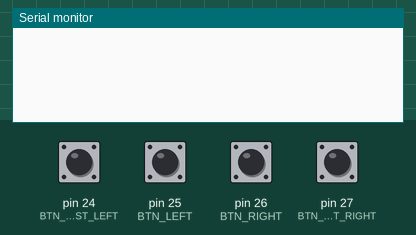
Recording of a sketch running on a simulated Arduino Mega 2560, built with avr-gcc and run on an emulated ATmega2560. Parts: the last lines printed to the serial monitor. The test bench sets the inputs (shaded band); at power-on: pin 24 (BTN_MOST_LEFT), pin 25 (BTN_LEFT), pin 26 (BTN_RIGHT), pin 27 (BTN_MOST_RIGHT) HIGH.

Above: at 1.2 s.
1.3 s: pin 24 (BTN_MOST_LEFT) pulled LOW for 0.15 s
At 2.1 s:
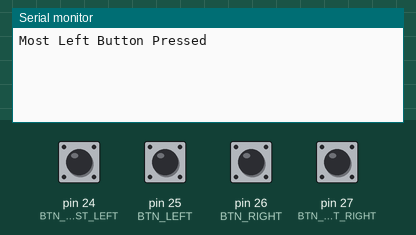
2.9 s: pin 25 (BTN_LEFT) pulled LOW for 0.15 s
At 3.3 s:
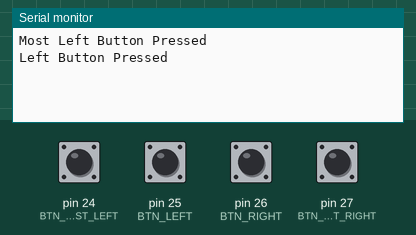
4.5 s: pin 26 (BTN_RIGHT) pulled LOW for 0.15 s
At 5.7 s:
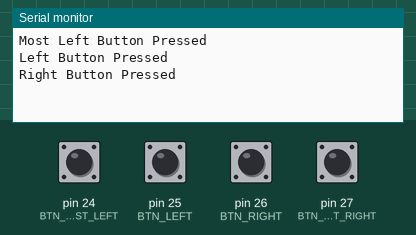
6.1 s: pin 27 (BTN_MOST_RIGHT) pulled LOW for 0.15 s
At 7.0 s:
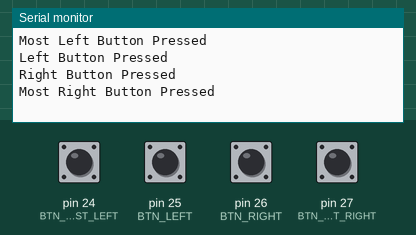

The sketch:

PushBTN_SerialRead.ino
```cpp
#define BTN_MOST_LEFT  24
#define BTN_LEFT       25
#define BTN_RIGHT      26
#define BTN_MOST_RIGHT 27

void setup() {
  Serial.begin(9600);

  pinMode(BTN_MOST_LEFT, INPUT_PULLUP);
  pinMode(BTN_LEFT, INPUT_PULLUP);
  pinMode(BTN_RIGHT, INPUT_PULLUP);
  pinMode(BTN_MOST_RIGHT, INPUT_PULLUP);
}

void loop() {
  if (digitalRead(BTN_MOST_LEFT) == LOW) {
    Serial.println("Most Left Button Pressed");
    delay(200);
  }

  if (digitalRead(BTN_LEFT) == LOW) {
    Serial.println("Left Button Pressed");
    delay(200);
  }

  if (digitalRead(BTN_RIGHT) == LOW) {
    Serial.println("Right Button Pressed");
    delay(200);
  }

  if (digitalRead(BTN_MOST_RIGHT) == LOW) {
    Serial.println("Most Right Button Pressed");
    delay(200);
  }
}
```

Measured:
- after the input at 1.3 s, the serial monitor: prints a new line at once (image 1)
- after the input at 2.9 s, the serial monitor: prints a new line at once (image 2)
- after the input at 4.5 s, the serial monitor: prints a new line at once (image 3)
- after the input at 6.1 s, the serial monitor: prints a new line at once (image 4)
